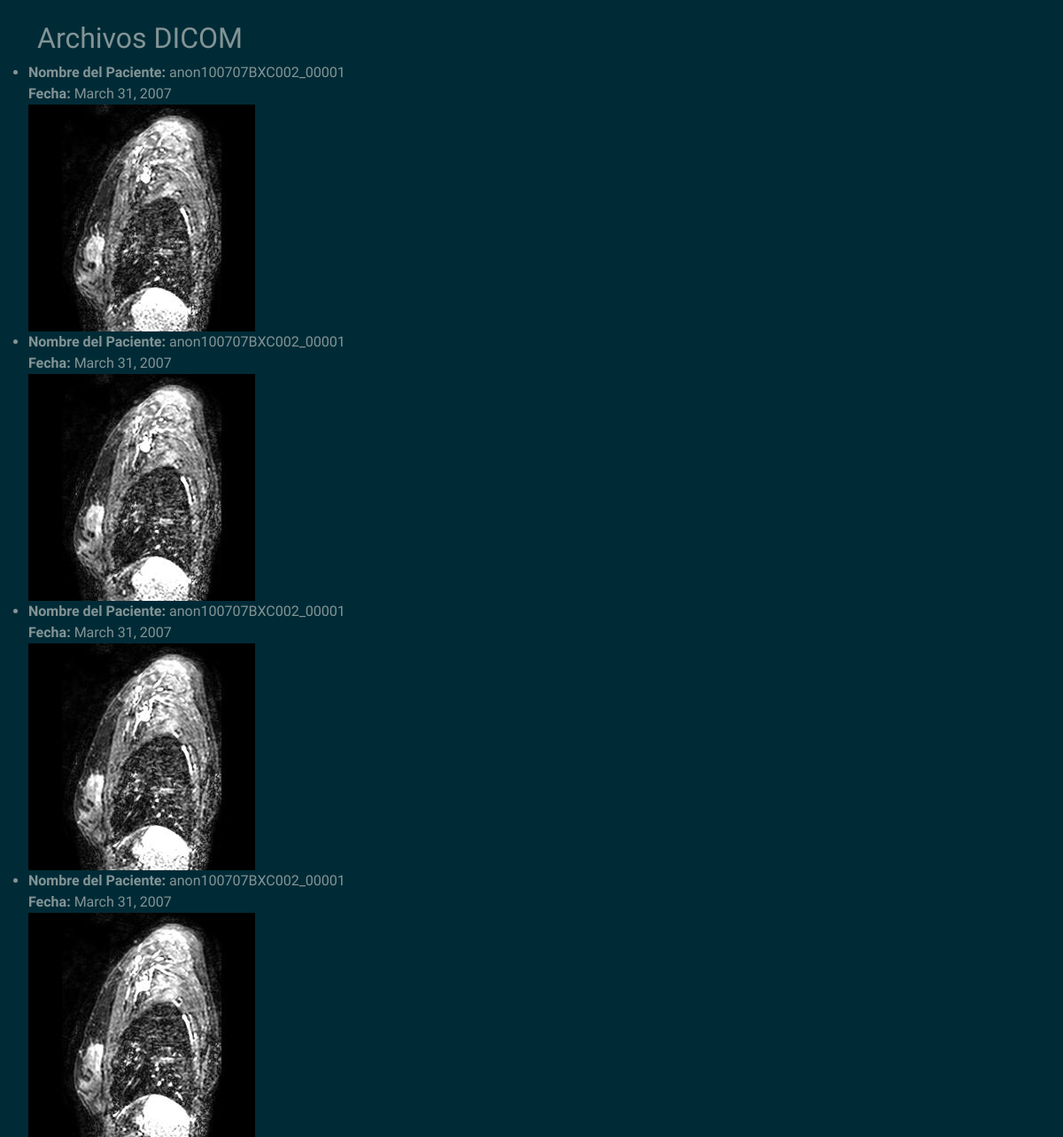
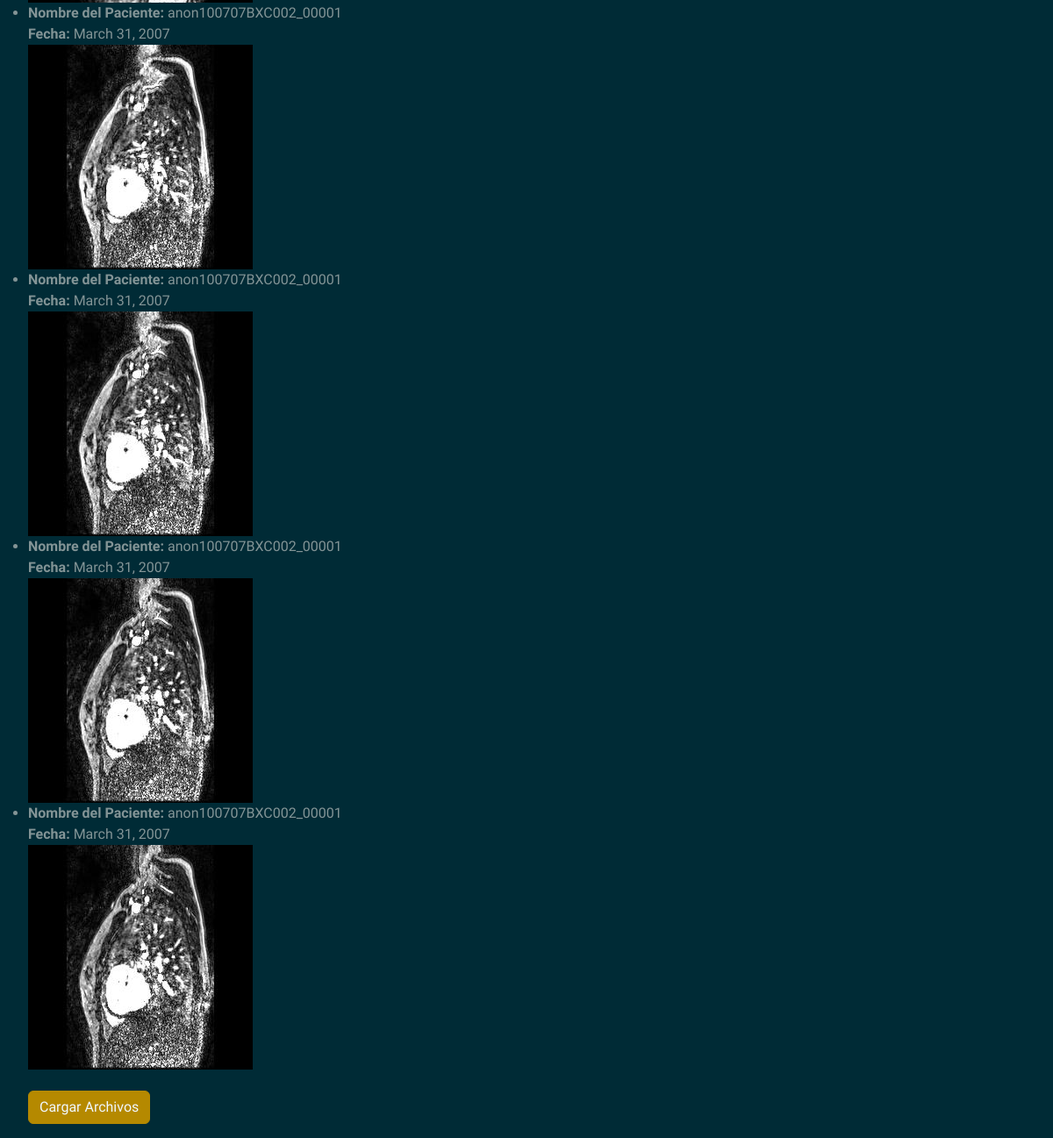
The page /session/ver/ on the database as committed earlier (2 pictures, top to bottom).
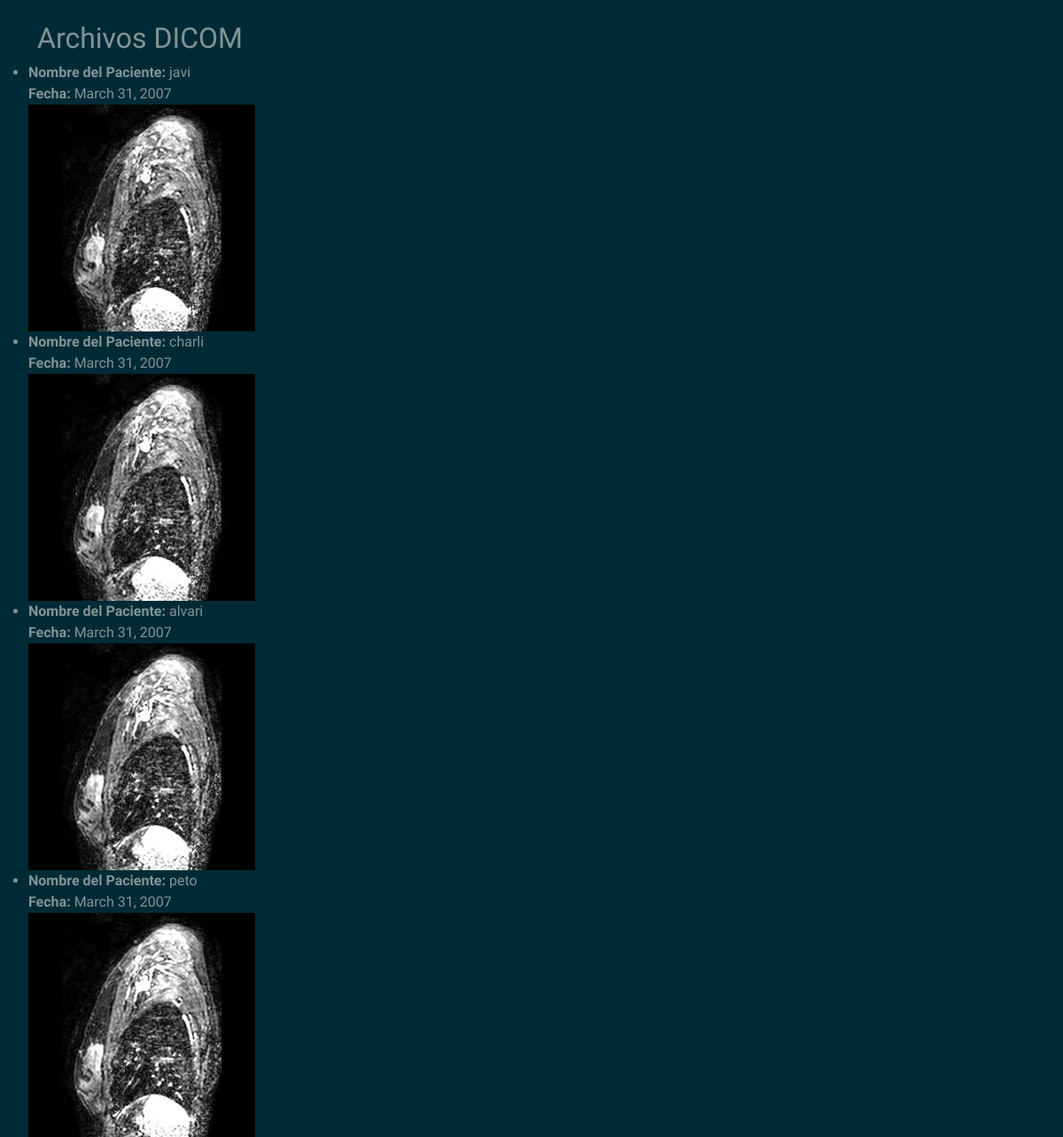
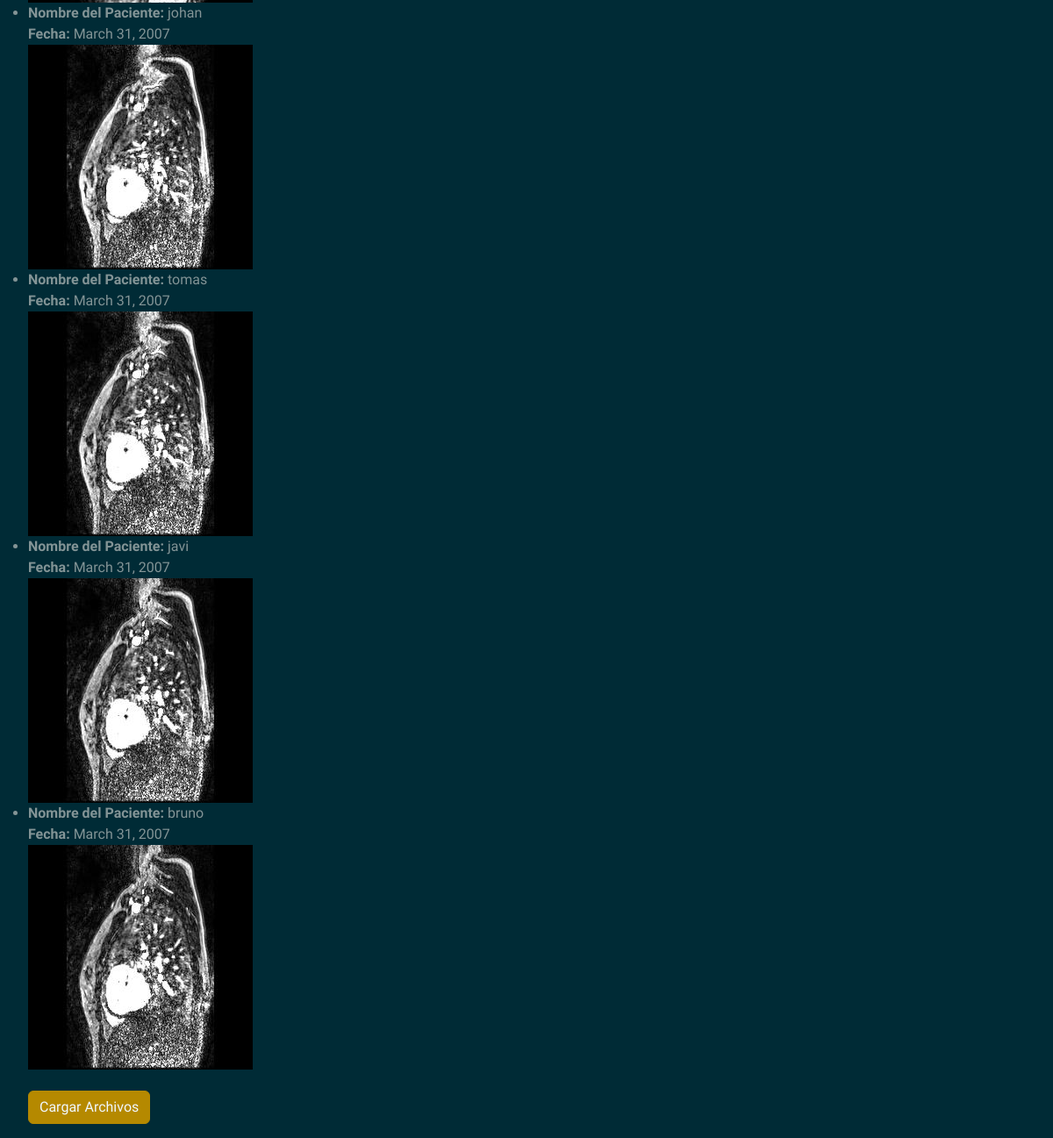
The same page on the database as committed later (2 pictures, top to bottom).
### session/models.py (models this page shows, shortened)
class ArchivoDicom(models.Model):
    archivo = models.FileField(upload_to='archivos_dicom/')
    nombre_paciente = models.CharField(max_length=255)
    fecha = models.DateField(null=True, blank=True)  # Permitir que la fecha sea nula
    nombre_estudio = models.CharField(max_length=255, null=True)
    genero = models.CharField(max_length=10, null=True)
    nombre_maquinaria = models.CharField(max_length=255, null=True)
    imagen_indexada = models.ImageField(upload_to='imagenes_indexadas/', null=True, blank=True)
    fecha_ingreso = models.DateField(auto_now_add=True)
    patient_id = models.CharField(max_length=255, null=True, blank=True)
    fecha_nacimiento = models.DateField(null=True, blank=True)
    study_instance_uid = models.CharField(max_length=255, null=True, blank=True)
    study_time = models.TimeField(null=True, blank=True)
    study_id = models.CharField(max_length=255, null=True, blank=True)
    series_instance_uid = models.CharField(max_length=255, null=True, blank=True)
    series_number = models.IntegerField(null=True, blank=True)
    modality = models.CharField(max_length=255, null=True, blank=True)
    manufacturer = models.CharField(max_length=255, null=True, blank=True)
    manufacturer_model_name = models.CharField(max_length=255, null=True, blank=True)
    institution_name = models.CharField(max_length=255, null=True, blank=True)
    sop_instance_uid = models.CharField(max_length=255, null=True, blank=True)
    instance_number = models.IntegerField(null=True, blank=True)
    image_position_patient = models.CharField(max_length=255, null=True, blank=True)
    image_orientation_patient = models.CharField(max_length=255, null=True, blank=True)
    protocol_name = models.CharField(max_length=255, null=True, blank=True)
    body_part_examined = models.CharField(max_length=255, null=True, blank=True)
    performing_physician_name = models.CharField(max_length=255, null=True, blank=True)
    operators_name = models.CharField(max_length=255, null=True, blank=True)
    rows = models.IntegerField(null=True, blank=True)
    columns = models.IntegerField(null=True, blank=True)
    bits_allocated = models.IntegerField(null=True, blank=True)
    bits_stored = models.IntegerField(null=True, blank=True)

### session/views.py (the view)
# urls.py: path('ver/', ver_archivos_dicom, name='ver_archivos_dicom'),
def ver_archivos_dicom(request):
    archivos_dicom = ArchivoDicom.objects.all()
    return render(request, 'ver_archivos_dicom.html', {'archivos_dicom': archivos_dicom})

### session/templates/ver_archivos_dicom.html (shortened to what this page needs)
<!DOCTYPE html>
<html lang="en">
<head>
    <link rel="stylesheet" type="text/css" href="https://bootswatch.com/5/solar/bootstrap.min.css">
</head>
<body>
    <br>
    <div class="container"><h2>Archivos DICOM</h2></div>
    <ul>
        {% for archivo_dicom in archivos_dicom %}
            <li>
                <strong>Nombre del Paciente:</strong> {{ archivo_dicom.nombre_paciente }}<br>
                <strong>Fecha:</strong> {{ archivo_dicom.fecha }}<br>
                <img src="{{ archivo_dicom.imagen_indexada.url }}" alt="Imagen Indexada"><br>
            </li>
        {% endfor %}
        <br>
        <button class="btn btn-primary"><a style="color: aliceblue; text-decoration: none;" href="{% url 'cargar_archivo_dicom' %}">Cargar Archivos</a></button>
    </ul>
</body>
</html>

Rows that differ between the two databases and show on the page:
changed ArchivoDicom (number 1 of 8 on the later page): nombre_paciente "anon100707BXC002_00001" → "javi"
changed ArchivoDicom: nombre_paciente "anon100707BXC002_00001" → "charli"
changed ArchivoDicom: nombre_paciente "anon100707BXC002_00001" → "alvari"
changed ArchivoDicom: nombre_paciente "anon100707BXC002_00001" → "peto"
changed ArchivoDicom: nombre_paciente "anon100707BXC002_00001" → "johan"
changed ArchivoDicom: nombre_paciente "anon100707BXC002_00001" → "tomas"
changed ArchivoDicom (number 7 of 8 on the later page): nombre_paciente "anon100707BXC002_00001" → "javi"
changed ArchivoDicom: nombre_paciente "anon100707BXC002_00001" → "bruno"
